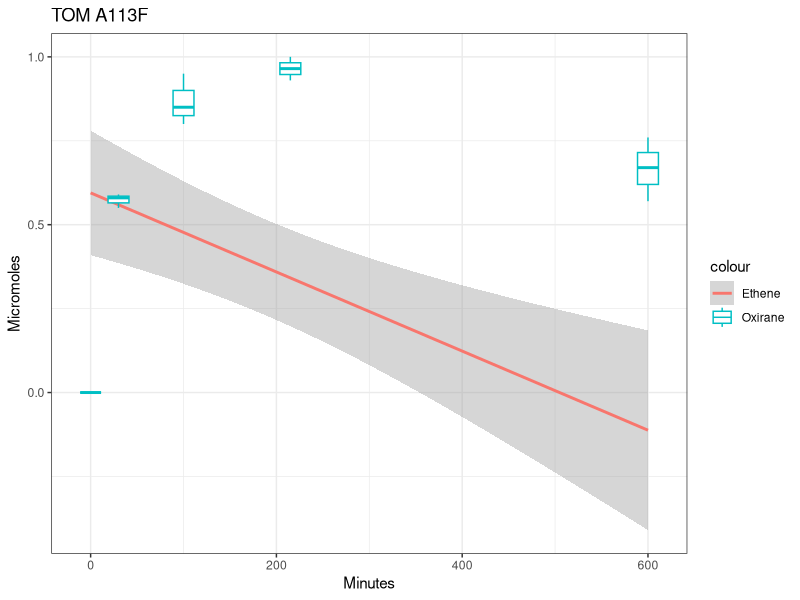

Source code (R): (Note: this script raises an error after producing the figure.)
library(ggplot2)

d=read.csv('time-course.csv')

ggplot(d, group=sample) +

# geom_point( aes(mins, eth) ) + 
geom_smooth( aes(mins, eth, color="Ethene"), 
  method="glm",
  family=gaussian(link="log"),
  start=c(7,0)) +

# geom_point( aes(mins, oxi) ) + 
geom_boxplot( aes(mins, oxi, group=mins, color="Oxirane") ) + 
# geom_smooth( aes(mins, oxi, color="Oxirane") ) +  

labs(x="Minutes", y="Micromoles", title="TOM A113F" ) + 

theme_bw() +
ggsave('time-course.png', width=4, height=4) 


